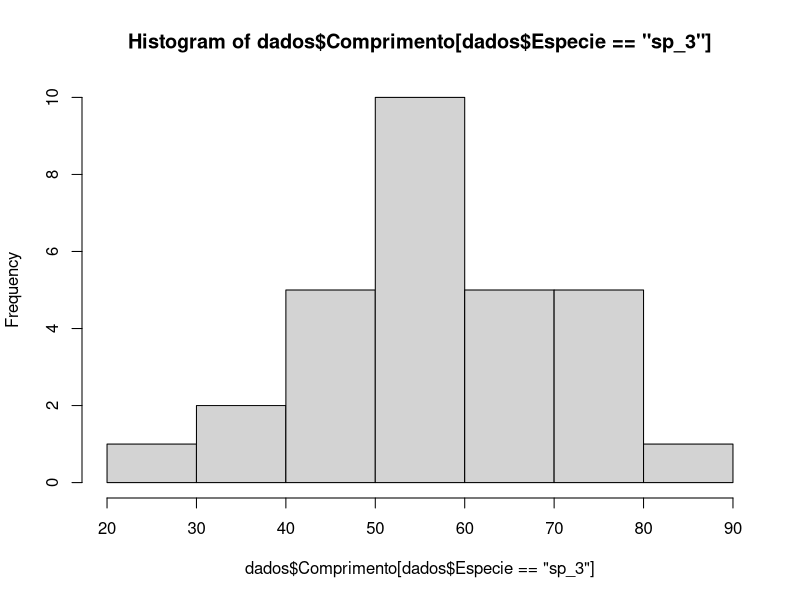
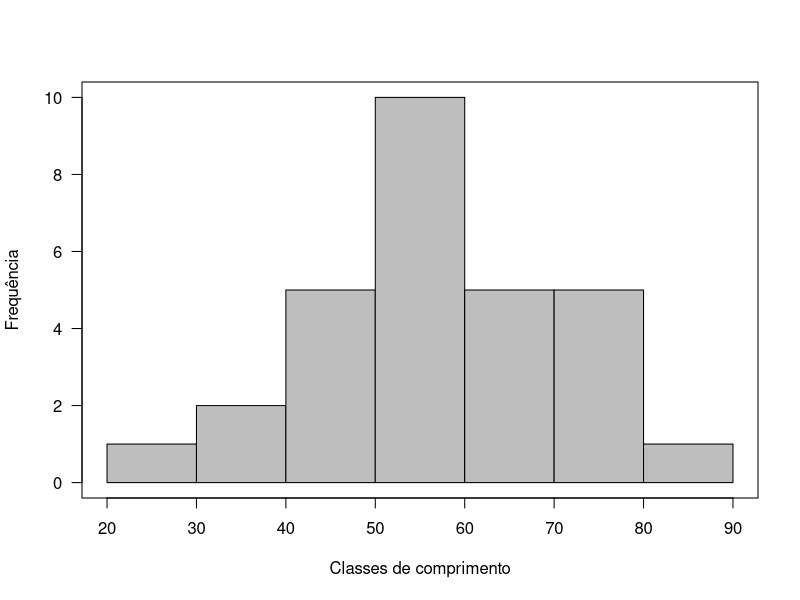
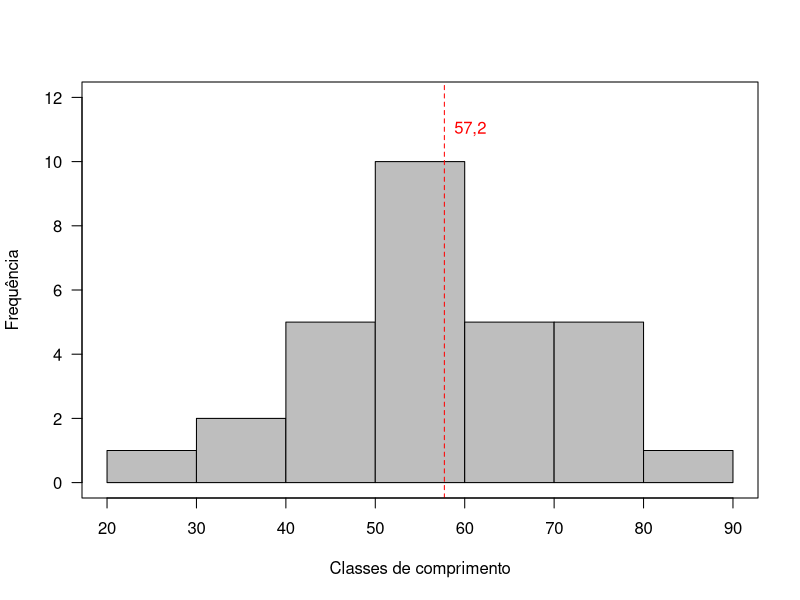

Recreate these plots in R, in order.
##############################
#Brincando com os histogramas#
#Prof. Ariel Gustavo Letti   #
#Minicurso R - IV ENBIO      #
##############################

#Carregando os dados:

setwd("C:/R_Enbio")
dir()
dados<-read.table("insetos.txt", h=T)
summary(dados)

#############################

#Um histograma básico (usando a espécie 3):
hist(dados$Comprimento[dados$Especie=="sp_3"])

#O histograma bonitinho:
hist(dados$Comprimento[dados$Especie=="sp_3"], col="gray", main=" ", las=1, xlab="Classes de comprimento", ylab="Frequência")
box()

#Brincando com o histograma, exploração:
media.sp3<-mean(dados$Comprimento[dados$Especie=="sp_3"])
hist(dados$Comprimento[dados$Especie=="sp_3"], col="gray", main=" ", las=1, xlab="Classes de comprimento", ylab="Frequência", ylim=c(0, 12))
abline(v=media.sp3, col="red", lty=2)
text(x=media.sp3, y=11, labels="57,2", pos=4, col="red")
box()

#main determina o título
#ylim e xlim determinam o início e o fim dos eixos
#a função abline, adiciona uma linha
  #lty determina o tipo de linha
#a função text adiciona texto no gráfico
  #pos coloca o texto à direita da coordenada escolhida
  #labels determina o texto que eu quero
#a função box adiciona uma caixa em torno do gráfico
